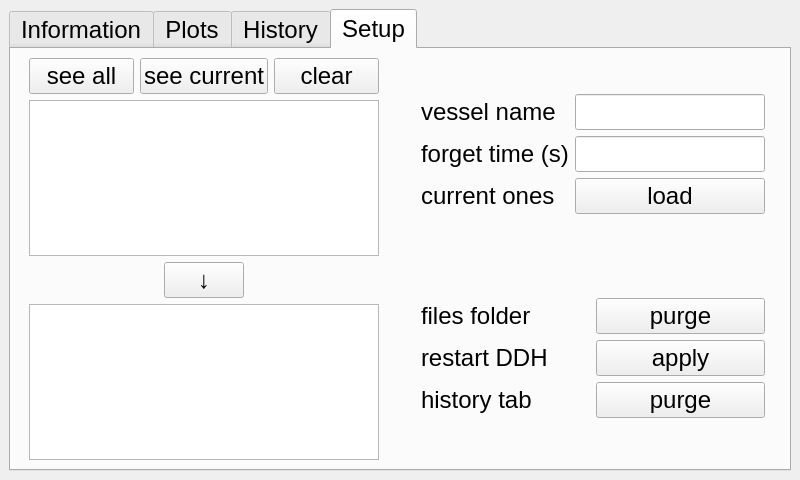
<?xml version="1.0" encoding="UTF-8"?>
<ui version="4.0">
 <class>MainWindow</class>
 <widget class="QMainWindow" name="MainWindow">
  <property name="geometry">
   <rect>
    <x>0</x>
    <y>0</y>
    <width>800</width>
    <height>480</height>
   </rect>
  </property>
  <property name="sizePolicy">
   <sizepolicy hsizetype="Preferred" vsizetype="Preferred">
    <horstretch>0</horstretch>
    <verstretch>0</verstretch>
   </sizepolicy>
  </property>
  <property name="minimumSize">
   <size>
    <width>800</width>
    <height>480</height>
   </size>
  </property>
  <property name="maximumSize">
   <size>
    <width>800</width>
    <height>480</height>
   </size>
  </property>
  <property name="windowTitle">
   <string>MainWindow</string>
  </property>
  <widget class="QWidget" name="centralwidget">
   <layout class="QHBoxLayout" name="horizontalLayout">
    <item>
     <widget class="QTabWidget" name="tabs">
      <property name="font">
       <font>
        <pointsize>18</pointsize>
       </font>
      </property>
      <property name="currentIndex">
       <number>3</number>
      </property>
      <widget class="QWidget" name="tab">
       <attribute name="title">
        <string>Information</string>
       </attribute>
       <layout class="QHBoxLayout" name="horizontalLayout_10">
        <item>
         <layout class="QVBoxLayout" name="verticalLayout_4" stretch="1,1,1">
          <property name="spacing">
           <number>12</number>
          </property>
          <property name="leftMargin">
           <number>12</number>
          </property>
          <property name="rightMargin">
           <number>12</number>
          </property>
          <item>
           <layout class="QHBoxLayout" name="horizontalLayout_9">
            <item>
             <layout class="QGridLayout" name="gridLayout" columnstretch="2,3,1,2,3">
              <item row="0" column="0" rowspan="2">
               <widget class="QLabel" name="img_time">
                <property name="sizePolicy">
                 <sizepolicy hsizetype="Ignored" vsizetype="Ignored">
                  <horstretch>4</horstretch>
                  <verstretch>0</verstretch>
                 </sizepolicy>
                </property>
                <property name="text">
                 <string/>
                </property>
                <property name="pixmap">
                 <pixmap>res/img_datetime_color.png</pixmap>
                </property>
                <property name="scaledContents">
                 <bool>true</bool>
                </property>
                <property name="margin">
                 <number>7</number>
                </property>
               </widget>
              </item>
              <item row="0" column="1">
               <widget class="QLabel" name="lbl_clock_sync">
                <property name="sizePolicy">
                 <sizepolicy hsizetype="Preferred" vsizetype="Preferred">
                  <horstretch>8</horstretch>
                  <verstretch>0</verstretch>
                 </sizepolicy>
                </property>
                <property name="font">
                 <font>
                  <pointsize>20</pointsize>
                  <kerning>false</kerning>
                 </font>
                </property>
                <property name="text">
                 <string>&lt;clocksync&gt;</string>
                </property>
                <property name="alignment">
                 <set>Qt::AlignCenter</set>
                </property>
                <property name="margin">
                 <number>0</number>
                </property>
               </widget>
              </item>
              <item row="0" column="3" rowspan="2">
               <widget class="QLabel" name="img_ble">
                <property name="sizePolicy">
                 <sizepolicy hsizetype="Ignored" vsizetype="Ignored">
                  <horstretch>4</horstretch>
                  <verstretch>6</verstretch>
                 </sizepolicy>
                </property>
                <property name="text">
                 <string/>
                </property>
                <property name="pixmap">
                 <pixmap>res/img_blue.png</pixmap>
                </property>
                <property name="scaledContents">
                 <bool>true</bool>
                </property>
                <property name="margin">
                 <number>5</number>
                </property>
               </widget>
              </item>
              <item row="0" column="4">
               <widget class="QLabel" name="lbl_ble">
                <property name="sizePolicy">
                 <sizepolicy hsizetype="Preferred" vsizetype="Preferred">
                  <horstretch>7</horstretch>
                  <verstretch>4</verstretch>
                 </sizepolicy>
                </property>
                <property name="font">
                 <font>
                  <pointsize>20</pointsize>
                  <kerning>false</kerning>
                 </font>
                </property>
                <property name="text">
                 <string>&lt;ble&gt;</string>
                </property>
                <property name="alignment">
                 <set>Qt::AlignCenter</set>
                </property>
               </widget>
              </item>
              <item row="1" column="1">
               <widget class="QLabel" name="lbl_clock_time">
                <property name="sizePolicy">
                 <sizepolicy hsizetype="Preferred" vsizetype="Preferred">
                  <horstretch>8</horstretch>
                  <verstretch>0</verstretch>
                 </sizepolicy>
                </property>
                <property name="font">
                 <font>
                  <pointsize>20</pointsize>
                  <kerning>false</kerning>
                 </font>
                </property>
                <property name="text">
                 <string>&lt;clocktime&gt;</string>
                </property>
                <property name="alignment">
                 <set>Qt::AlignCenter</set>
                </property>
                <property name="margin">
                 <number>0</number>
                </property>
               </widget>
              </item>
              <item row="1" column="4">
               <widget class="QProgressBar" name="bar_dl">
                <property name="sizePolicy">
                 <sizepolicy hsizetype="Preferred" vsizetype="Fixed">
                  <horstretch>0</horstretch>
                  <verstretch>1</verstretch>
                 </sizepolicy>
                </property>
                <property name="font">
                 <font>
                  <pointsize>16</pointsize>
                  <kerning>false</kerning>
                 </font>
                </property>
                <property name="value">
                 <number>0</number>
                </property>
                <property name="alignment">
                 <set>Qt::AlignCenter</set>
                </property>
               </widget>
              </item>
              <item row="0" column="2" rowspan="2">
               <spacer name="horizontalSpacer_8">
                <property name="orientation">
                 <enum>Qt::Horizontal</enum>
                </property>
                <property name="sizeType">
                 <enum>QSizePolicy::Maximum</enum>
                </property>
                <property name="sizeHint" stdset="0">
                 <size>
                  <width>50</width>
                  <height>20</height>
                 </size>
                </property>
               </spacer>
              </item>
             </layout>
            </item>
           </layout>
          </item>
          <item>
           <layout class="QHBoxLayout" name="horizontalLayout_8">
            <item>
             <widget class="QLabel" name="img_sync">
              <property name="sizePolicy">
               <sizepolicy hsizetype="Ignored" vsizetype="Ignored">
                <horstretch>4</horstretch>
                <verstretch>0</verstretch>
               </sizepolicy>
              </property>
              <property name="text">
               <string/>
              </property>
              <property name="pixmap">
               <pixmap>res/img_sync_color.png</pixmap>
              </property>
              <property name="scaledContents">
               <bool>true</bool>
              </property>
              <property name="margin">
               <number>7</number>
              </property>
             </widget>
            </item>
            <item>
             <widget class="QLabel" name="lbl_internet">
              <property name="sizePolicy">
               <sizepolicy hsizetype="Preferred" vsizetype="Preferred">
                <horstretch>8</horstretch>
                <verstretch>0</verstretch>
               </sizepolicy>
              </property>
              <property name="font">
               <font>
                <pointsize>20</pointsize>
                <kerning>false</kerning>
               </font>
              </property>
              <property name="text">
               <string>&lt;internet&gt;</string>
              </property>
              <property name="alignment">
               <set>Qt::AlignCenter</set>
              </property>
              <property name="wordWrap">
               <bool>true</bool>
              </property>
              <property name="margin">
               <number>0</number>
              </property>
             </widget>
            </item>
            <item>
             <spacer name="horizontalSpacer">
              <property name="orientation">
               <enum>Qt::Horizontal</enum>
              </property>
              <property name="sizeHint" stdset="0">
               <size>
                <width>40</width>
                <height>20</height>
               </size>
              </property>
             </spacer>
            </item>
            <item>
             <widget class="QLabel" name="img_output">
              <property name="sizePolicy">
               <sizepolicy hsizetype="Ignored" vsizetype="Ignored">
                <horstretch>4</horstretch>
                <verstretch>6</verstretch>
               </sizepolicy>
              </property>
              <property name="text">
               <string/>
              </property>
              <property name="pixmap">
               <pixmap>res/img_wait_black.png</pixmap>
              </property>
              <property name="scaledContents">
               <bool>true</bool>
              </property>
              <property name="margin">
               <number>7</number>
              </property>
             </widget>
            </item>
            <item>
             <widget class="QLabel" name="lbl_out">
              <property name="sizePolicy">
               <sizepolicy hsizetype="Preferred" vsizetype="Preferred">
                <horstretch>8</horstretch>
                <verstretch>0</verstretch>
               </sizepolicy>
              </property>
              <property name="font">
               <font>
                <pointsize>20</pointsize>
                <kerning>false</kerning>
               </font>
              </property>
              <property name="text">
               <string>&lt;status&gt;</string>
              </property>
              <property name="alignment">
               <set>Qt::AlignCenter</set>
              </property>
              <property name="wordWrap">
               <bool>true</bool>
              </property>
              <property name="margin">
               <number>0</number>
              </property>
             </widget>
            </item>
           </layout>
          </item>
          <item>
           <layout class="QHBoxLayout" name="horizontalLayout_7" stretch="0,0,0,0,0">
            <item>
             <widget class="QLabel" name="img_latnlon">
              <property name="sizePolicy">
               <sizepolicy hsizetype="Ignored" vsizetype="Ignored">
                <horstretch>4</horstretch>
                <verstretch>0</verstretch>
               </sizepolicy>
              </property>
              <property name="text">
               <string/>
              </property>
              <property name="pixmap">
               <pixmap>res/img_latnlon.png</pixmap>
              </property>
              <property name="scaledContents">
               <bool>true</bool>
              </property>
              <property name="margin">
               <number>7</number>
              </property>
             </widget>
            </item>
            <item>
             <widget class="QLabel" name="lbl_gps">
              <property name="sizePolicy">
               <sizepolicy hsizetype="Preferred" vsizetype="Preferred">
                <horstretch>8</horstretch>
                <verstretch>0</verstretch>
               </sizepolicy>
              </property>
              <property name="font">
               <font>
                <pointsize>20</pointsize>
                <kerning>false</kerning>
               </font>
              </property>
              <property name="text">
               <string>&lt;latnlon&gt;</string>
              </property>
              <property name="alignment">
               <set>Qt::AlignCenter</set>
              </property>
              <property name="wordWrap">
               <bool>true</bool>
              </property>
              <property name="margin">
               <number>0</number>
              </property>
             </widget>
            </item>
            <item>
             <spacer name="horizontalSpacer_7">
              <property name="orientation">
               <enum>Qt::Horizontal</enum>
              </property>
              <property name="sizeHint" stdset="0">
               <size>
                <width>40</width>
                <height>20</height>
               </size>
              </property>
             </spacer>
            </item>
            <item>
             <widget class="QLabel" name="img_cloud">
              <property name="sizePolicy">
               <sizepolicy hsizetype="Ignored" vsizetype="Ignored">
                <horstretch>4</horstretch>
                <verstretch>0</verstretch>
               </sizepolicy>
              </property>
              <property name="text">
               <string/>
              </property>
              <property name="pixmap">
               <pixmap>res/img_upload.png</pixmap>
              </property>
              <property name="scaledContents">
               <bool>true</bool>
              </property>
              <property name="margin">
               <number>7</number>
              </property>
             </widget>
            </item>
            <item>
             <widget class="QLabel" name="lbl_cloud">
              <property name="sizePolicy">
               <sizepolicy hsizetype="Preferred" vsizetype="Preferred">
                <horstretch>8</horstretch>
                <verstretch>0</verstretch>
               </sizepolicy>
              </property>
              <property name="font">
               <font>
                <pointsize>20</pointsize>
                <kerning>false</kerning>
               </font>
              </property>
              <property name="text">
               <string>&lt;cloud&gt;</string>
              </property>
              <property name="alignment">
               <set>Qt::AlignCenter</set>
              </property>
              <property name="wordWrap">
               <bool>true</bool>
              </property>
              <property name="margin">
               <number>0</number>
              </property>
             </widget>
            </item>
           </layout>
          </item>
         </layout>
        </item>
       </layout>
      </widget>
      <widget class="QWidget" name="tab_2">
       <attribute name="title">
        <string>Plots</string>
       </attribute>
       <widget class="QWidget" name="layoutWidget_2">
        <property name="geometry">
         <rect>
          <x>0</x>
          <y>0</y>
          <width>781</width>
          <height>411</height>
         </rect>
        </property>
        <layout class="QVBoxLayout" name="vl_3">
         <property name="spacing">
          <number>0</number>
         </property>
         <property name="sizeConstraint">
          <enum>QLayout::SetDefaultConstraint</enum>
         </property>
         <property name="leftMargin">
          <number>0</number>
         </property>
         <property name="rightMargin">
          <number>0</number>
         </property>
        </layout>
       </widget>
       <widget class="QLabel" name="lbl_plt_bsy">
        <property name="geometry">
         <rect>
          <x>335</x>
          <y>130</y>
          <width>100</width>
          <height>101</height>
         </rect>
        </property>
        <property name="font">
         <font>
          <pointsize>64</pointsize>
          <stylestrategy>PreferAntialias</stylestrategy>
         </font>
        </property>
        <property name="styleSheet">
         <string notr="true"/>
        </property>
        <property name="frameShape">
         <enum>QFrame::NoFrame</enum>
        </property>
        <property name="text">
         <string>···</string>
        </property>
        <property name="textFormat">
         <enum>Qt::RichText</enum>
        </property>
        <property name="scaledContents">
         <bool>true</bool>
        </property>
        <property name="alignment">
         <set>Qt::AlignCenter</set>
        </property>
        <property name="wordWrap">
         <bool>true</bool>
        </property>
       </widget>
       <widget class="QLabel" name="lbl_plt_msg">
        <property name="geometry">
         <rect>
          <x>110</x>
          <y>220</y>
          <width>551</width>
          <height>81</height>
         </rect>
        </property>
        <property name="font">
         <font>
          <pointsize>20</pointsize>
         </font>
        </property>
        <property name="styleSheet">
         <string notr="true">background: lightyellow;</string>
        </property>
        <property name="frameShape">
         <enum>QFrame::Box</enum>
        </property>
        <property name="text">
         <string>msg_plt</string>
        </property>
        <property name="alignment">
         <set>Qt::AlignCenter</set>
        </property>
        <property name="wordWrap">
         <bool>true</bool>
        </property>
       </widget>
      </widget>
      <widget class="QWidget" name="tab_3">
       <attribute name="title">
        <string>History</string>
       </attribute>
       <layout class="QHBoxLayout" name="horizontalLayout_12">
        <item>
         <layout class="QVBoxLayout" name="verticalLayout_3" stretch="3,1,5">
          <property name="leftMargin">
           <number>12</number>
          </property>
          <property name="topMargin">
           <number>12</number>
          </property>
          <property name="rightMargin">
           <number>12</number>
          </property>
          <property name="bottomMargin">
           <number>12</number>
          </property>
          <item>
           <layout class="QHBoxLayout" name="horizontalLayout_11">
            <item>
             <spacer name="horizontalSpacer_6">
              <property name="orientation">
               <enum>Qt::Horizontal</enum>
              </property>
              <property name="sizeHint" stdset="0">
               <size>
                <width>40</width>
                <height>20</height>
               </size>
              </property>
             </spacer>
            </item>
            <item>
             <widget class="QLabel" name="img_boat">
              <property name="sizePolicy">
               <sizepolicy hsizetype="Ignored" vsizetype="Ignored">
                <horstretch>5</horstretch>
                <verstretch>0</verstretch>
               </sizepolicy>
              </property>
              <property name="maximumSize">
               <size>
                <width>150</width>
                <height>150</height>
               </size>
              </property>
              <property name="text">
               <string/>
              </property>
              <property name="pixmap">
               <pixmap>res/img_boatname.png</pixmap>
              </property>
              <property name="scaledContents">
               <bool>true</bool>
              </property>
             </widget>
            </item>
            <item>
             <spacer name="horizontalSpacer_5">
              <property name="orientation">
               <enum>Qt::Horizontal</enum>
              </property>
              <property name="sizeHint" stdset="0">
               <size>
                <width>40</width>
                <height>20</height>
               </size>
              </property>
             </spacer>
            </item>
            <item>
             <widget class="QLabel" name="lbl_boatname">
              <property name="sizePolicy">
               <sizepolicy hsizetype="Preferred" vsizetype="Preferred">
                <horstretch>8</horstretch>
                <verstretch>0</verstretch>
               </sizepolicy>
              </property>
              <property name="font">
               <font>
                <pointsize>20</pointsize>
                <kerning>false</kerning>
               </font>
              </property>
              <property name="text">
               <string>&lt;boatname&gt;</string>
              </property>
              <property name="alignment">
               <set>Qt::AlignCenter</set>
              </property>
              <property name="margin">
               <number>0</number>
              </property>
             </widget>
            </item>
            <item>
             <widget class="QLabel" name="lbl_ver">
              <property name="text">
               <string>DDH vX.YY.ZZ</string>
              </property>
              <property name="alignment">
               <set>Qt::AlignCenter</set>
              </property>
             </widget>
            </item>
            <item>
             <spacer name="horizontalSpacer_9">
              <property name="orientation">
               <enum>Qt::Horizontal</enum>
              </property>
              <property name="sizeHint" stdset="0">
               <size>
                <width>40</width>
                <height>20</height>
               </size>
              </property>
             </spacer>
            </item>
           </layout>
          </item>
          <item>
           <spacer name="verticalSpacer_4">
            <property name="orientation">
             <enum>Qt::Vertical</enum>
            </property>
            <property name="sizeHint" stdset="0">
             <size>
              <width>20</width>
              <height>40</height>
             </size>
            </property>
           </spacer>
          </item>
          <item>
           <layout class="QHBoxLayout" name="horizontalLayout_4">
            <item>
             <widget class="QTableWidget" name="tbl_his">
              <property name="enabled">
               <bool>true</bool>
              </property>
              <property name="styleSheet">
               <string notr="true">font: 19pt &quot;Ubuntu&quot;;</string>
              </property>
              <property name="selectionMode">
               <enum>QAbstractItemView::SingleSelection</enum>
              </property>
              <property name="selectionBehavior">
               <enum>QAbstractItemView::SelectRows</enum>
              </property>
              <property name="showGrid">
               <bool>true</bool>
              </property>
              <property name="rowCount">
               <number>5</number>
              </property>
              <property name="columnCount">
               <number>3</number>
              </property>
              <attribute name="horizontalHeaderDefaultSectionSize">
               <number>230</number>
              </attribute>
              <attribute name="horizontalHeaderHighlightSections">
               <bool>false</bool>
              </attribute>
              <attribute name="horizontalHeaderMinimumSectionSize">
               <number>80</number>
              </attribute>
              <attribute name="verticalHeaderVisible">
               <bool>false</bool>
              </attribute>
              <attribute name="verticalHeaderDefaultSectionSize">
               <number>36</number>
              </attribute>
              <attribute name="verticalHeaderHighlightSections">
               <bool>false</bool>
              </attribute>
              <row/>
              <row/>
              <row/>
              <row/>
              <row/>
              <column/>
              <column/>
              <column/>
             </widget>
            </item>
           </layout>
          </item>
         </layout>
        </item>
       </layout>
      </widget>
      <widget class="QWidget" name="tab_setup">
       <attribute name="title">
        <string>Setup</string>
       </attribute>
       <layout class="QHBoxLayout" name="horizontalLayout_6" stretch="0">
        <property name="leftMargin">
         <number>18</number>
        </property>
        <property name="rightMargin">
         <number>18</number>
        </property>
        <item>
         <layout class="QHBoxLayout" name="horizontalLayout_2" stretch="10,1,10">
          <item>
           <layout class="QVBoxLayout" name="verticalLayout" stretch="1,10,1,10">
            <item>
             <layout class="QHBoxLayout" name="horizontalLayout_3">
              <item>
               <widget class="QPushButton" name="btn_see_all">
                <property name="text">
                 <string>see all</string>
                </property>
               </widget>
              </item>
              <item>
               <widget class="QPushButton" name="btn_see_cur">
                <property name="text">
                 <string>see current</string>
                </property>
               </widget>
              </item>
              <item>
               <widget class="QPushButton" name="btn_known_clear">
                <property name="text">
                 <string>clear</string>
                </property>
               </widget>
              </item>
             </layout>
            </item>
            <item>
             <widget class="QListWidget" name="lst_mac_org">
              <property name="font">
               <font>
                <family>Open Sans</family>
                <pointsize>18</pointsize>
               </font>
              </property>
              <property name="selectionMode">
               <enum>QAbstractItemView::MultiSelection</enum>
              </property>
             </widget>
            </item>
            <item>
             <layout class="QHBoxLayout" name="horizontalLayout_5">
              <item>
               <spacer name="horizontalSpacer_3">
                <property name="orientation">
                 <enum>Qt::Horizontal</enum>
                </property>
                <property name="sizeHint" stdset="0">
                 <size>
                  <width>40</width>
                  <height>20</height>
                 </size>
                </property>
               </spacer>
              </item>
              <item>
               <widget class="QPushButton" name="btn_arrow">
                <property name="text">
                 <string>↓</string>
                </property>
               </widget>
              </item>
              <item>
               <spacer name="horizontalSpacer_4">
                <property name="orientation">
                 <enum>Qt::Horizontal</enum>
                </property>
                <property name="sizeHint" stdset="0">
                 <size>
                  <width>40</width>
                  <height>20</height>
                 </size>
                </property>
               </spacer>
              </item>
             </layout>
            </item>
            <item>
             <widget class="QListWidget" name="lst_mac_dst"/>
            </item>
           </layout>
          </item>
          <item>
           <spacer name="horizontalSpacer_2">
            <property name="orientation">
             <enum>Qt::Horizontal</enum>
            </property>
            <property name="sizeHint" stdset="0">
             <size>
              <width>144</width>
              <height>397</height>
             </size>
            </property>
           </spacer>
          </item>
          <item>
           <layout class="QVBoxLayout" name="verticalLayout_2" stretch="1,3,1,1,0,1">
            <property name="rightMargin">
             <number>6</number>
            </property>
            <property name="bottomMargin">
             <number>6</number>
            </property>
            <item>
             <spacer name="verticalSpacer">
              <property name="orientation">
               <enum>Qt::Vertical</enum>
              </property>
              <property name="sizeHint" stdset="0">
               <size>
                <width>20</width>
                <height>40</height>
               </size>
              </property>
             </spacer>
            </item>
            <item>
             <layout class="QFormLayout" name="formLayout">
              <item row="0" column="0">
               <widget class="QLabel" name="label">
                <property name="text">
                 <string>vessel name</string>
                </property>
               </widget>
              </item>
              <item row="0" column="1">
               <widget class="QLineEdit" name="lne_vessel"/>
              </item>
              <item row="1" column="0">
               <widget class="QLabel" name="label_3">
                <property name="text">
                 <string>forget time (s)</string>
                </property>
               </widget>
              </item>
              <item row="1" column="1">
               <widget class="QLineEdit" name="lne_forget"/>
              </item>
              <item row="2" column="0">
               <widget class="QLabel" name="label_5">
                <property name="text">
                 <string>current ones</string>
                </property>
               </widget>
              </item>
              <item row="2" column="1">
               <widget class="QPushButton" name="btn_load_current">
                <property name="text">
                 <string>load</string>
                </property>
               </widget>
              </item>
             </layout>
            </item>
            <item>
             <widget class="QLabel" name="lbl_setup_result">
              <property name="text">
               <string/>
              </property>
              <property name="alignment">
               <set>Qt::AlignRight|Qt::AlignTrailing|Qt::AlignVCenter</set>
              </property>
             </widget>
            </item>
            <item>
             <spacer name="verticalSpacer_3">
              <property name="orientation">
               <enum>Qt::Vertical</enum>
              </property>
              <property name="sizeHint" stdset="0">
               <size>
                <width>20</width>
                <height>40</height>
               </size>
              </property>
             </spacer>
            </item>
            <item>
             <layout class="QGridLayout" name="gridLayout_2">
              <item row="1" column="0">
               <widget class="QLabel" name="label_4">
                <property name="text">
                 <string>restart DDH</string>
                </property>
               </widget>
              </item>
              <item row="1" column="1">
               <widget class="QPushButton" name="btn_setup_apply">
                <property name="text">
                 <string>apply</string>
                </property>
               </widget>
              </item>
              <item row="0" column="1">
               <widget class="QPushButton" name="btn_dl_purge">
                <property name="text">
                 <string>purge</string>
                </property>
               </widget>
              </item>
              <item row="0" column="0">
               <widget class="QLabel" name="label_6">
                <property name="text">
                 <string>files folder</string>
                </property>
               </widget>
              </item>
              <item row="2" column="0">
               <widget class="QLabel" name="label_7">
                <property name="text">
                 <string>history tab</string>
                </property>
               </widget>
              </item>
              <item row="2" column="1">
               <widget class="QPushButton" name="btn_his_purge">
                <property name="text">
                 <string>purge</string>
                </property>
               </widget>
              </item>
             </layout>
            </item>
            <item>
             <spacer name="verticalSpacer_2">
              <property name="orientation">
               <enum>Qt::Vertical</enum>
              </property>
              <property name="sizeHint" stdset="0">
               <size>
                <width>20</width>
                <height>40</height>
               </size>
              </property>
             </spacer>
            </item>
           </layout>
          </item>
         </layout>
        </item>
       </layout>
      </widget>
     </widget>
    </item>
   </layout>
  </widget>
 </widget>
 <resources/>
 <connections/>
</ui>
